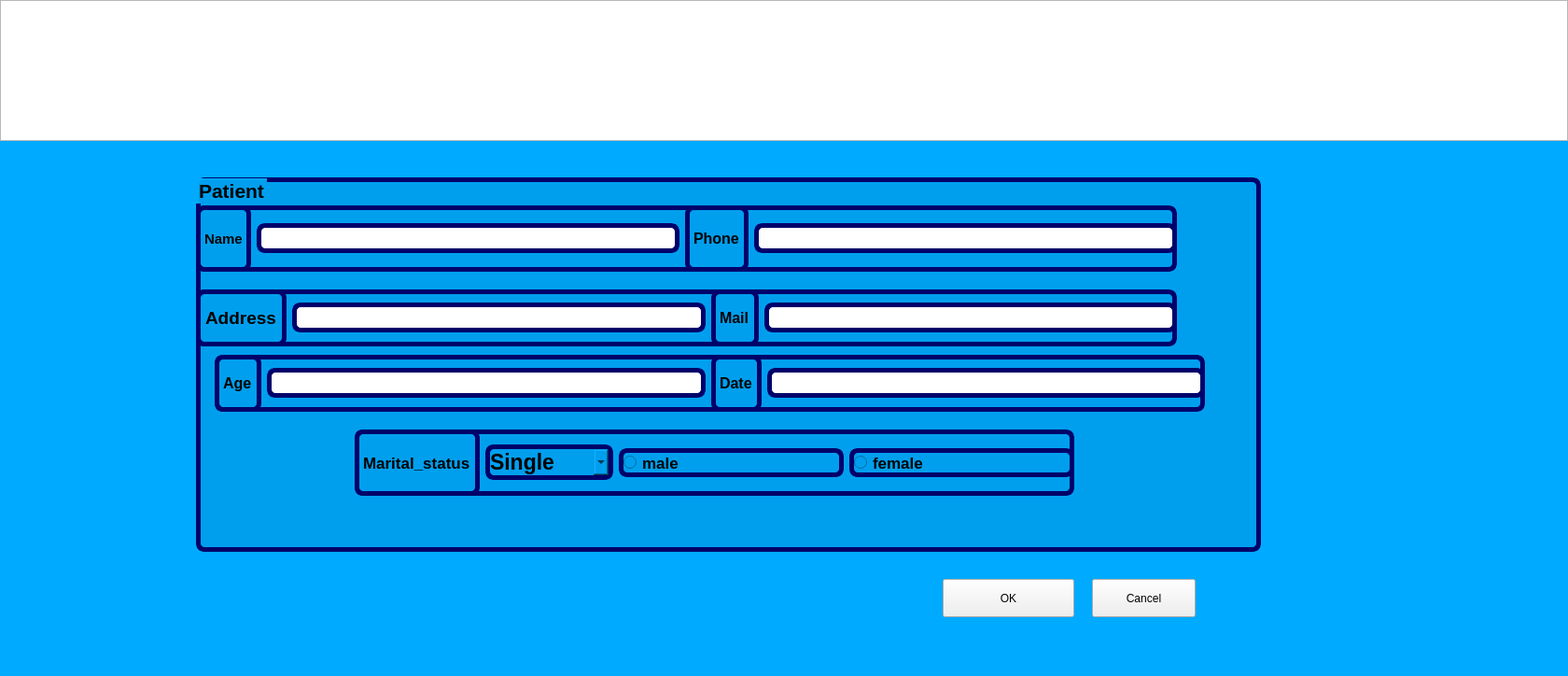
<?xml version="1.0" encoding="UTF-8"?>
<ui version="4.0">
 <class>patientForm</class>
 <widget class="QWidget" name="patientForm">
  <property name="geometry">
   <rect>
    <x>0</x>
    <y>0</y>
    <width>1680</width>
    <height>724</height>
   </rect>
  </property>
  <property name="windowTitle">
   <string>Form</string>
  </property>
  <property name="styleSheet">
   <string notr="true">QPushButton:hover{   background-color: rgb(255, 85, 0);}
#patientForm{background-color: rgb(0, 170, 255);}</string>
  </property>
  <widget class="QGraphicsView" name="graphicsView">
   <property name="geometry">
    <rect>
     <x>0</x>
     <y>0</y>
     <width>1680</width>
     <height>151</height>
    </rect>
   </property>
   <property name="styleSheet">
    <string notr="true">background-image: url(:/new/prefix1/download.jpg);</string>
   </property>
  </widget>
  <widget class="QGroupBox" name="groupBox">
   <property name="geometry">
    <rect>
     <x>210</x>
     <y>190</y>
     <width>1141</width>
     <height>401</height>
    </rect>
   </property>
   <property name="font">
    <font>
     <pointsize>16</pointsize>
     <weight>75</weight>
     <bold>true</bold>
    </font>
   </property>
   <property name="styleSheet">
    <string notr="true">border: 5px solid  rgb(0, 0, 106);
    border-radius: 9px;
    margin-top: 0.5em;
background-color: rgb(0, 159, 238);</string>
   </property>
   <property name="title">
    <string>Patient</string>
   </property>
   <widget class="QWidget" name="layoutWidget_4">
    <property name="geometry">
     <rect>
      <x>0</x>
      <y>30</y>
      <width>1051</width>
      <height>71</height>
     </rect>
    </property>
    <layout class="QHBoxLayout" name="horizontalLayout">
     <property name="sizeConstraint">
      <enum>QLayout::SetNoConstraint</enum>
     </property>
     <item>
      <widget class="QLabel" name="label">
       <property name="font">
        <font>
         <pointsize>11</pointsize>
         <weight>75</weight>
         <bold>true</bold>
        </font>
       </property>
       <property name="text">
        <string>Name</string>
       </property>
      </widget>
     </item>
     <item>
      <widget class="QLineEdit" name="lineEdit">
       <property name="font">
        <font>
         <pointsize>13</pointsize>
         <weight>75</weight>
         <bold>true</bold>
        </font>
       </property>
       <property name="styleSheet">
        <string notr="true">background-color: rgb(255, 255, 255);</string>
       </property>
      </widget>
     </item>
     <item>
      <widget class="QLabel" name="label_2">
       <property name="font">
        <font>
         <pointsize>12</pointsize>
         <weight>75</weight>
         <bold>true</bold>
        </font>
       </property>
       <property name="styleSheet">
        <string notr="true"> font-size: large;
</string>
       </property>
       <property name="text">
        <string>Phone</string>
       </property>
      </widget>
     </item>
     <item>
      <widget class="QLineEdit" name="lineEdit_2">
       <property name="font">
        <font>
         <pointsize>13</pointsize>
         <weight>75</weight>
         <bold>true</bold>
        </font>
       </property>
       <property name="styleSheet">
        <string notr="true">background-color: rgb(255, 255, 255);</string>
       </property>
      </widget>
     </item>
    </layout>
   </widget>
   <widget class="QWidget" name="layoutWidget_2">
    <property name="geometry">
     <rect>
      <x>0</x>
      <y>120</y>
      <width>1051</width>
      <height>61</height>
     </rect>
    </property>
    <layout class="QHBoxLayout" name="horizontalLayout_2">
     <item>
      <widget class="QLabel" name="label_3">
       <property name="font">
        <font>
         <pointsize>14</pointsize>
         <weight>75</weight>
         <bold>true</bold>
        </font>
       </property>
       <property name="text">
        <string>Address</string>
       </property>
      </widget>
     </item>
     <item>
      <widget class="QLineEdit" name="lineEdit_3">
       <property name="font">
        <font>
         <pointsize>13</pointsize>
         <weight>75</weight>
         <bold>true</bold>
        </font>
       </property>
       <property name="styleSheet">
        <string notr="true">background-color: rgb(255, 255, 255);</string>
       </property>
      </widget>
     </item>
     <item>
      <widget class="QLabel" name="label_5">
       <property name="font">
        <font>
         <pointsize>12</pointsize>
         <weight>75</weight>
         <bold>true</bold>
        </font>
       </property>
       <property name="text">
        <string>Mail</string>
       </property>
      </widget>
     </item>
     <item>
      <widget class="QLineEdit" name="lineEdit_4">
       <property name="font">
        <font>
         <pointsize>13</pointsize>
         <weight>75</weight>
         <bold>true</bold>
        </font>
       </property>
       <property name="styleSheet">
        <string notr="true">background-color: rgb(255, 255, 255);</string>
       </property>
      </widget>
     </item>
    </layout>
   </widget>
   <widget class="QWidget" name="layoutWidget_3">
    <property name="geometry">
     <rect>
      <x>20</x>
      <y>190</y>
      <width>1061</width>
      <height>61</height>
     </rect>
    </property>
    <layout class="QHBoxLayout" name="horizontalLayout_3">
     <item>
      <widget class="QLabel" name="label_4">
       <property name="font">
        <font>
         <pointsize>12</pointsize>
         <weight>75</weight>
         <bold>true</bold>
        </font>
       </property>
       <property name="text">
        <string>Age</string>
       </property>
      </widget>
     </item>
     <item>
      <widget class="QLineEdit" name="lineEdit_5">
       <property name="font">
        <font>
         <pointsize>13</pointsize>
         <weight>75</weight>
         <bold>true</bold>
        </font>
       </property>
       <property name="styleSheet">
        <string notr="true">background-color: rgb(255, 255, 255);</string>
       </property>
      </widget>
     </item>
     <item>
      <widget class="QLabel" name="label_6">
       <property name="font">
        <font>
         <pointsize>12</pointsize>
         <weight>75</weight>
         <bold>true</bold>
        </font>
       </property>
       <property name="text">
        <string>Date</string>
       </property>
      </widget>
     </item>
     <item>
      <widget class="QLineEdit" name="lineEdit_6">
       <property name="font">
        <font>
         <pointsize>13</pointsize>
         <weight>75</weight>
         <bold>true</bold>
        </font>
       </property>
       <property name="styleSheet">
        <string notr="true">background-color: rgb(255, 255, 255);</string>
       </property>
      </widget>
     </item>
    </layout>
   </widget>
   <widget class="QWidget" name="layoutWidget">
    <property name="geometry">
     <rect>
      <x>170</x>
      <y>270</y>
      <width>771</width>
      <height>71</height>
     </rect>
    </property>
    <layout class="QHBoxLayout" name="horizontalLayout_4">
     <item>
      <layout class="QHBoxLayout" name="horizontalLayout_5">
       <item>
        <widget class="QLabel" name="label_7">
         <property name="font">
          <font>
           <pointsize>13</pointsize>
           <weight>75</weight>
           <bold>true</bold>
          </font>
         </property>
         <property name="text">
          <string>Marital_status</string>
         </property>
        </widget>
       </item>
       <item>
        <widget class="QComboBox" name="comboBox">
         <property name="font">
          <font>
           <pointsize>17</pointsize>
           <weight>75</weight>
           <bold>true</bold>
          </font>
         </property>
         <item>
          <property name="text">
           <string>Single</string>
          </property>
         </item>
         <item>
          <property name="text">
           <string>Married</string>
          </property>
         </item>
         <item>
          <property name="text">
           <string>Engagged</string>
          </property>
         </item>
        </widget>
       </item>
      </layout>
     </item>
     <item>
      <widget class="QRadioButton" name="radioButton">
       <property name="font">
        <font>
         <pointsize>13</pointsize>
         <weight>75</weight>
         <bold>true</bold>
        </font>
       </property>
       <property name="text">
        <string>male</string>
       </property>
      </widget>
     </item>
     <item>
      <widget class="QRadioButton" name="radioButton_2">
       <property name="font">
        <font>
         <pointsize>13</pointsize>
         <weight>75</weight>
         <bold>true</bold>
        </font>
       </property>
       <property name="text">
        <string>female</string>
       </property>
      </widget>
     </item>
    </layout>
   </widget>
  </widget>
  <widget class="QPushButton" name="pushButton">
   <property name="geometry">
    <rect>
     <x>1010</x>
     <y>620</y>
     <width>141</width>
     <height>41</height>
    </rect>
   </property>
   <property name="text">
    <string>OK</string>
   </property>
  </widget>
  <widget class="QPushButton" name="pushButton_2">
   <property name="geometry">
    <rect>
     <x>1170</x>
     <y>620</y>
     <width>111</width>
     <height>41</height>
    </rect>
   </property>
   <property name="text">
    <string>Cancel</string>
   </property>
  </widget>
 </widget>
 <resources/>
 <connections/>
</ui>
